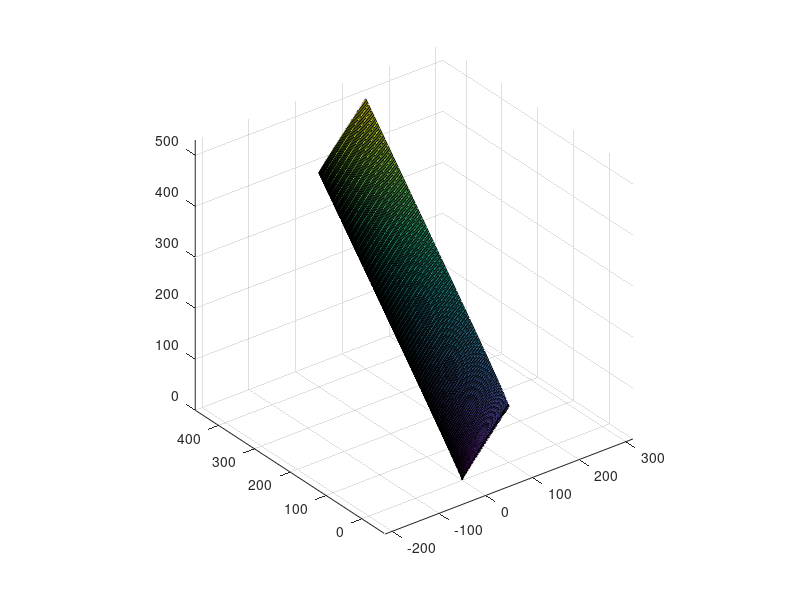
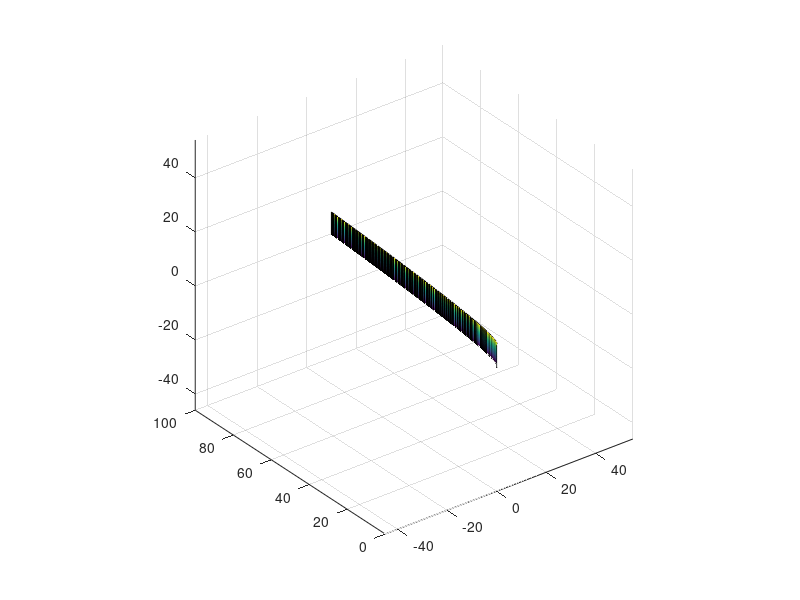

Write the MATLAB code that produced these figures, in order.
clear all;close all;
figure()
t = linspace(0,10,100);
s = linspace(0,20,100);
[T,S] = meshgrid(t,s);
X = T.^2;
Y = S.^2;
Z = T.^2+S.^2+T+S;
surf(X,Y,Z);
axis equal;
grid on

figure()
t = linspace(0,10,100);
s = linspace(0,2,100);
[T,S] = meshgrid(t,s);
X = T;
Y = T.^2;
Z = S.^3;
surf(X,Y,Z);
axis equal;
grid on